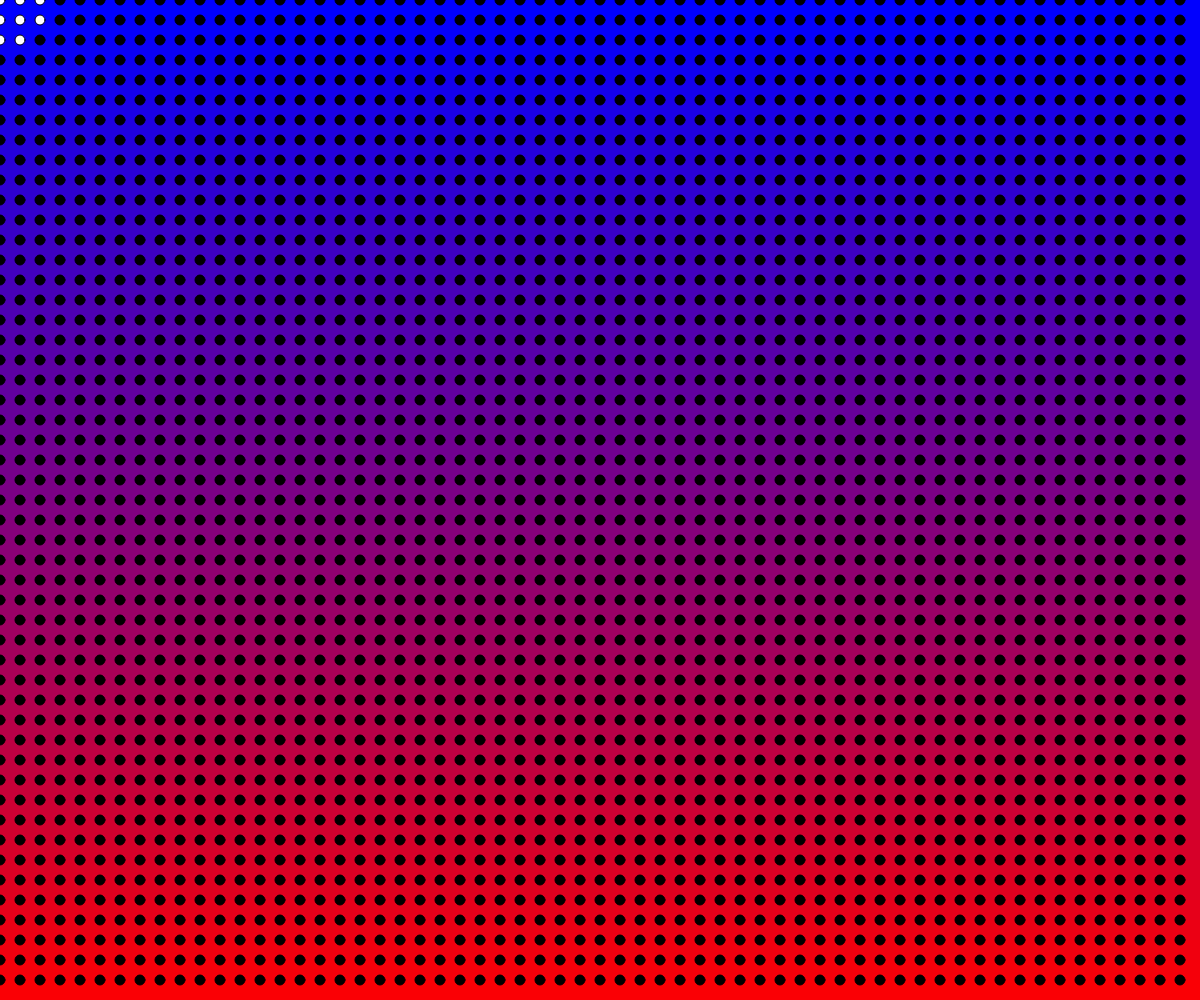
Frame 1 (no input)
Frame 60 (no input): identical to frame 1, image omitted
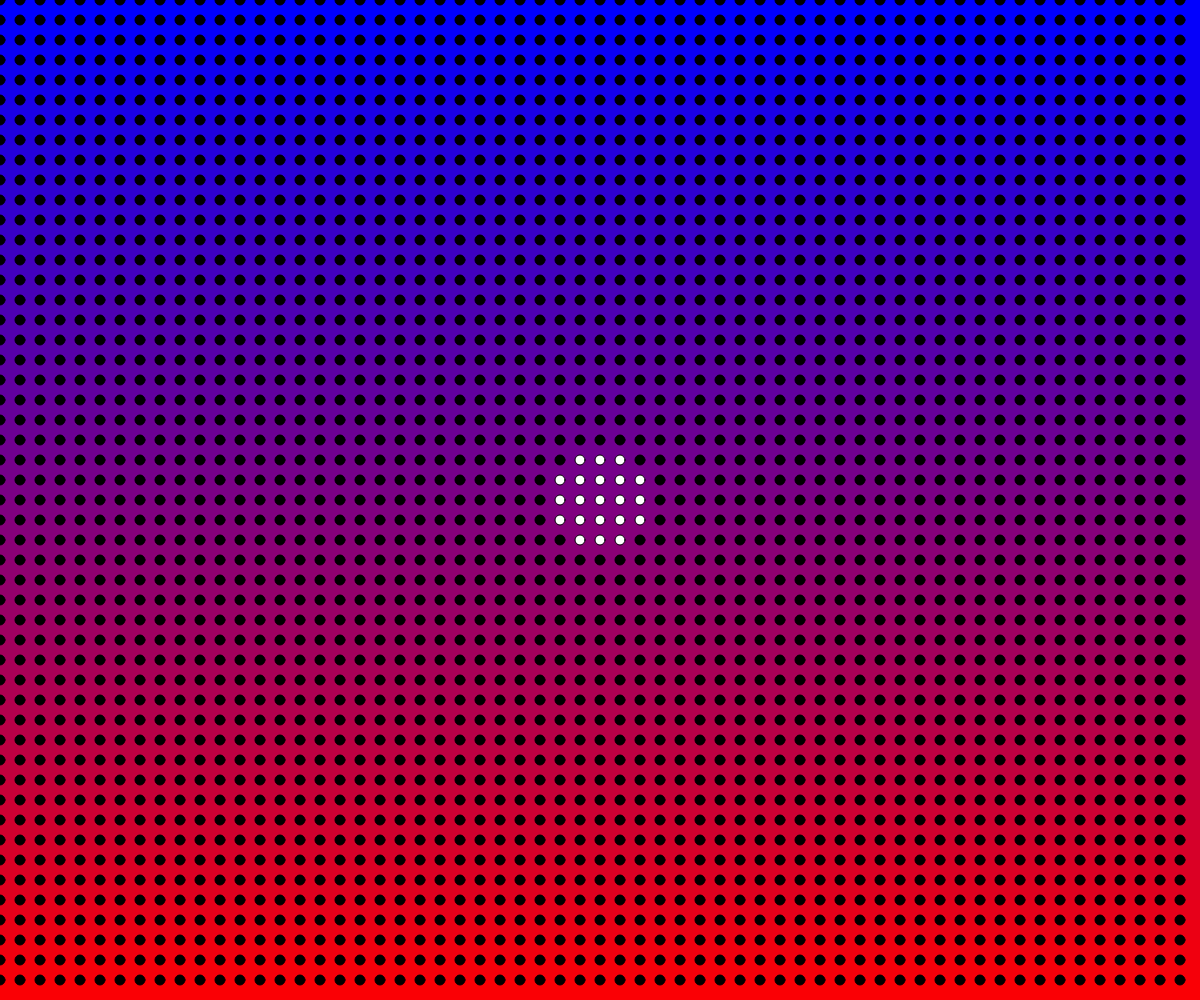
Frame 120 (the mouse pressed at the canvas centre since frame 60)

The p5.js sketch that drew these frames (run headless with seeded random() and noise() and a simulated clock; from frame 60 on, the mouse is pressed at the canvas centre):

// p5.js sketch
// ── sketch.js
// Drawing with single and nested loops
// Hannah Tremaine
// 9/25/2023
// Generating a single image with loops

//Global Variables
let numSegments = 50;
let segmentHeight; //height/numSegments
const GRID_SPACING = 20; //const means you cant change it, caps bc it wont change

function setup() {
  createCanvas(windowWidth, windowHeight);
  segmentHeight = height/numSegments;
}

function drawGrid(){
  //draw some elements within nested loops
  for(let x = 0;x<width;x = x+GRID_SPACING){
    for(let y = 0;y<height;y= y+GRID_SPACING){
      //test 2
      if(dist(x,y,mouseX,mouseY)<50){
        fill(255);
      }
      else{
        fill(0);
      }
      
      circle(x,y,10);

      //test 1
      //noCursor();
      //line(mouseX,mouseY,x,y);
    }
  }
}

function draw() {
  gradient();
  drawGrid();
}


function gradient(){
  //a loop to create a gradient background
  noStroke();
  for(let i = 0;i<numSegments;i++){
    let y = i*segmentHeight;
    let fillValue = map(y,0,height,0,255); // varible, og min,og max, new min, new max
    fill(fillValue,0,255-fillValue);
    rect(0,y,width,segmentHeight);
  }
  stroke(0);

}
